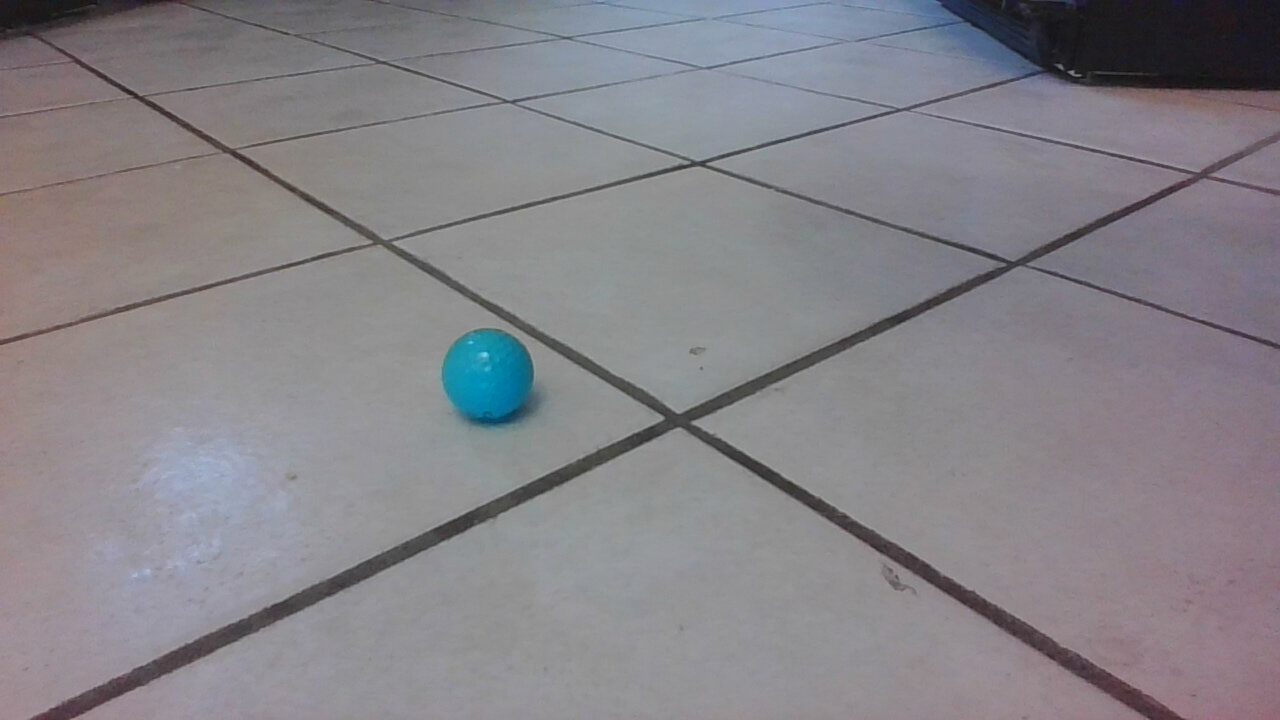
#> input picture opencv/blob.jpg, 1280 x 720 px, given in place of the camera
$ python hsvTest.py
#> lines starting #> are read from the running program, lines starting #| are printed output that depends on the picture; after the words box and inside, x2 and y2 are one past the last pixel; in counts of white or black regions, pixels touching at a corner belong together
import cv2
import numpy as np

# Raspberry Pi camera settings
cap = cv2.VideoCapture(0)
cap.set(3, 640)  # Set the width of the frame
cap.set(4, 480)  # Set the height of the frame

def nothing(x):
    pass

# Create a window for trackbars
cv2.namedWindow("Trackbars")

# Create trackbars for Hue, Saturation, and Value
cv2.createTrackbar("Hue Min", "Trackbars", 0, 179, nothing)
#> slider 'Hue Min' is set to 35
cv2.createTrackbar("Hue Max", "Trackbars", 179, 179, nothing)
cv2.createTrackbar("Sat Min", "Trackbars", 0, 255, nothing)
#> slider 'Sat Min' is set to 51
cv2.createTrackbar("Sat Max", "Trackbars", 255, 255, nothing)
cv2.createTrackbar("Val Min", "Trackbars", 0, 255, nothing)
#> slider 'Val Min' is set to 51
cv2.createTrackbar("Val Max", "Trackbars", 255, 255, nothing)

while True:
    # Capture the video frame
    ret, frame = cap.read()
#> frame is the input picture: shape (720, 1280, 3); mean B, G, R 136.1, 130.8, 133.5

    # Convert the frame to HSV color space
    hsv = cv2.cvtColor(frame, cv2.COLOR_BGR2HSV)
#> hsv: shape (720, 1280, 3); mean H, S, V 108.7, 20.4, 139.1

    # Get the current values of the trackbars
    hue_min = cv2.getTrackbarPos("Hue Min", "Trackbars")
    hue_max = cv2.getTrackbarPos("Hue Max", "Trackbars")
    sat_min = cv2.getTrackbarPos("Sat Min", "Trackbars")
    sat_max = cv2.getTrackbarPos("Sat Max", "Trackbars")
    val_min = cv2.getTrackbarPos("Val Min", "Trackbars")
    val_max = cv2.getTrackbarPos("Val Max", "Trackbars")

    # Create a mask based on the HSV range
    mask = cv2.inRange(hsv, (hue_min, sat_min, val_min), (hue_max, sat_max, val_max))
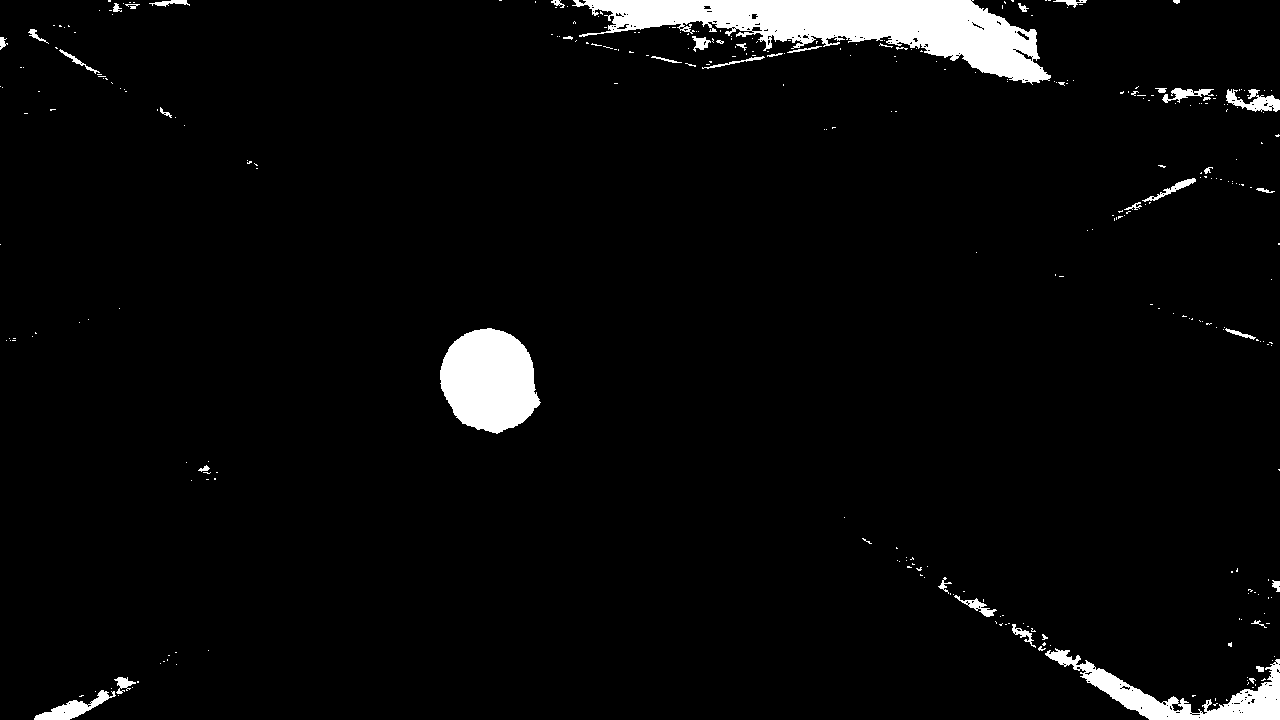
#> mask: shape (720, 1280); 3.9% white; 326 white regions (281 under 20 px), largest, box (x1, y1, x2, y2) and area: (572, 0, 1051, 85) 17816, (440, 328, 541, 434) 7912, (1045, 648, 1280, 720) 4785

    # Apply the mask to the original frame
    result = cv2.bitwise_and(frame, frame, mask=mask)
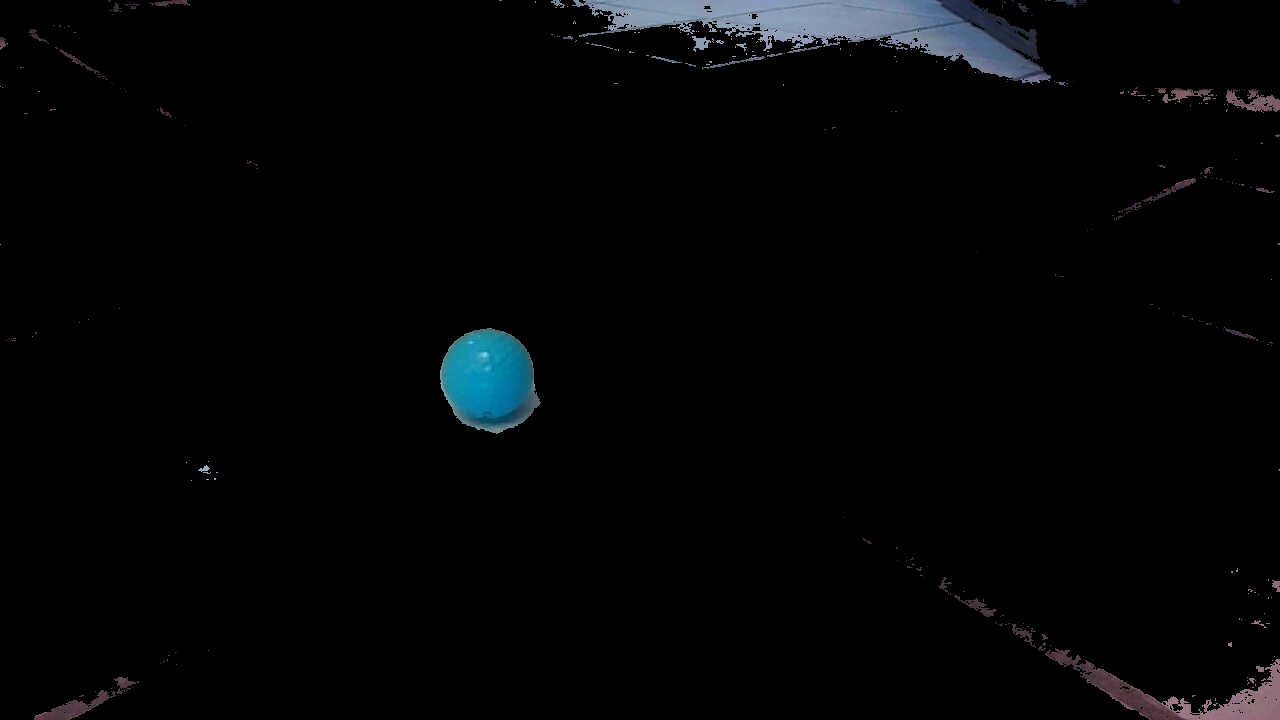
#> result: shape (720, 1280, 3); mean B, G, R 5.2, 4.4, 3.5

    # Display the original frame, mask, and result
    cv2.imshow("Original", frame)
    cv2.imshow("Mask", mask)
    cv2.imshow("Result", result)

    # Check for the 'q' key to quit the program
    if cv2.waitKey(1) & 0xFF == ord('q'):
#> (key q is pressed here)
        break

# Release the camera and close all windows
cap.release()
cv2.destroyAllWindows()
